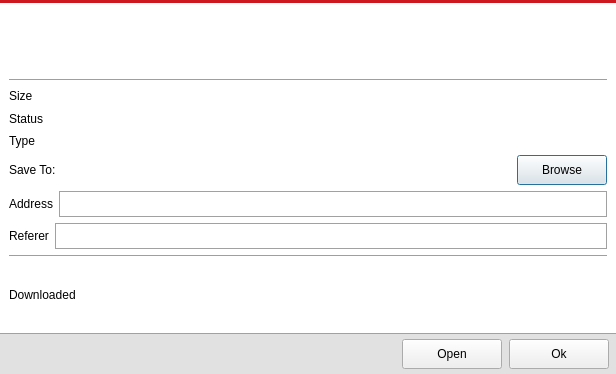
<?xml version="1.0" encoding="UTF-8"?>
<ui version="4.0">
 <class>PropertyDialog</class>
 <widget class="QDialog" name="PropertyDialog">
  <property name="geometry">
   <rect>
    <x>0</x>
    <y>0</y>
    <width>616</width>
    <height>374</height>
   </rect>
  </property>
  <property name="windowTitle">
   <string>Dialog</string>
  </property>
  <property name="windowIcon">
   <iconset resource="icons.qrc">
    <normaloff>:/app_icon/icon/app_icon.png</normaloff>:/app_icon/icon/app_icon.png</iconset>
  </property>
  <property name="styleSheet">
   <string notr="true">QDialog#PropertyDialog {
	background: #e1e1e1;
	border-top: 3px solid #cc181e;
}

</string>
  </property>
  <layout class="QVBoxLayout" name="verticalLayout_5">
   <property name="spacing">
    <number>0</number>
   </property>
   <property name="leftMargin">
    <number>0</number>
   </property>
   <property name="topMargin">
    <number>3</number>
   </property>
   <property name="rightMargin">
    <number>0</number>
   </property>
   <property name="bottomMargin">
    <number>0</number>
   </property>
   <item>
    <widget class="QWidget" name="widget" native="true">
     <property name="styleSheet">
      <string notr="true">QWidget#widget {
	background: white; 
	border-bottom: 1px solid #a1a1a1;
}</string>
     </property>
     <layout class="QVBoxLayout" name="verticalLayout_4">
      <item>
       <layout class="QHBoxLayout" name="horizontalLayout_7">
        <item>
         <widget class="QLabel" name="file_icon">
          <property name="minimumSize">
           <size>
            <width>50</width>
            <height>50</height>
           </size>
          </property>
          <property name="text">
           <string/>
          </property>
         </widget>
        </item>
        <item>
         <widget class="QLabel" name="lbl_filename">
          <property name="font">
           <font>
            <family>Segoe UI</family>
           </font>
          </property>
          <property name="text">
           <string/>
          </property>
         </widget>
        </item>
        <item>
         <spacer name="horizontalSpacer_5">
          <property name="orientation">
           <enum>Qt::Horizontal</enum>
          </property>
          <property name="sizeHint" stdset="0">
           <size>
            <width>40</width>
            <height>20</height>
           </size>
          </property>
         </spacer>
        </item>
       </layout>
      </item>
      <item>
       <widget class="QFrame" name="frame">
        <property name="styleSheet">
         <string notr="true"/>
        </property>
        <property name="frameShape">
         <enum>QFrame::HLine</enum>
        </property>
        <property name="frameShadow">
         <enum>QFrame::Sunken</enum>
        </property>
       </widget>
      </item>
      <item>
       <layout class="QHBoxLayout" name="horizontalLayout">
        <item>
         <layout class="QVBoxLayout" name="verticalLayout">
          <item>
           <widget class="QLabel" name="label_3">
            <property name="font">
             <font>
              <family>Segoe UI</family>
             </font>
            </property>
            <property name="text">
             <string>Size</string>
            </property>
           </widget>
          </item>
          <item>
           <widget class="QLabel" name="label_2">
            <property name="font">
             <font>
              <family>Segoe UI</family>
             </font>
            </property>
            <property name="text">
             <string>Status</string>
            </property>
           </widget>
          </item>
          <item>
           <widget class="QLabel" name="label">
            <property name="font">
             <font>
              <family>Segoe UI</family>
             </font>
            </property>
            <property name="text">
             <string>Type</string>
            </property>
           </widget>
          </item>
         </layout>
        </item>
        <item>
         <layout class="QVBoxLayout" name="verticalLayout_2">
          <item>
           <widget class="QLabel" name="lbl_size">
            <property name="font">
             <font>
              <family>Segoe UI</family>
             </font>
            </property>
            <property name="text">
             <string/>
            </property>
           </widget>
          </item>
          <item>
           <widget class="QLabel" name="lbl_type">
            <property name="font">
             <font>
              <family>Segoe UI</family>
             </font>
            </property>
            <property name="text">
             <string/>
            </property>
           </widget>
          </item>
          <item>
           <widget class="QLabel" name="lbl_status">
            <property name="font">
             <font>
              <family>Segoe UI</family>
             </font>
            </property>
            <property name="text">
             <string/>
            </property>
           </widget>
          </item>
         </layout>
        </item>
        <item>
         <spacer name="horizontalSpacer">
          <property name="orientation">
           <enum>Qt::Horizontal</enum>
          </property>
          <property name="sizeHint" stdset="0">
           <size>
            <width>40</width>
            <height>20</height>
           </size>
          </property>
         </spacer>
        </item>
       </layout>
      </item>
      <item>
       <layout class="QHBoxLayout" name="horizontalLayout_2">
        <item>
         <widget class="QLabel" name="label_4">
          <property name="font">
           <font>
            <family>Segoe UI</family>
           </font>
          </property>
          <property name="text">
           <string>Save To:</string>
          </property>
         </widget>
        </item>
        <item>
         <widget class="QLabel" name="lbl_filepath">
          <property name="font">
           <font>
            <family>Segoe UI</family>
           </font>
          </property>
          <property name="text">
           <string/>
          </property>
         </widget>
        </item>
        <item>
         <spacer name="horizontalSpacer_2">
          <property name="orientation">
           <enum>Qt::Horizontal</enum>
          </property>
          <property name="sizeHint" stdset="0">
           <size>
            <width>40</width>
            <height>20</height>
           </size>
          </property>
         </spacer>
        </item>
        <item>
         <widget class="QPushButton" name="pushButton">
          <property name="font">
           <font>
            <family>Segoe UI</family>
           </font>
          </property>
          <property name="styleSheet">
           <string notr="true">padding: 7px 14px; width: 60px;</string>
          </property>
          <property name="text">
           <string>Browse</string>
          </property>
         </widget>
        </item>
       </layout>
      </item>
      <item>
       <layout class="QVBoxLayout" name="verticalLayout_3">
        <item>
         <layout class="QHBoxLayout" name="horizontalLayout_3">
          <item>
           <widget class="QLabel" name="label_6">
            <property name="font">
             <font>
              <family>Segoe UI</family>
             </font>
            </property>
            <property name="text">
             <string>Address</string>
            </property>
           </widget>
          </item>
          <item>
           <widget class="QLineEdit" name="current_url">
            <property name="font">
             <font>
              <family>Segoe UI</family>
             </font>
            </property>
            <property name="styleSheet">
             <string notr="true">border: 1px solid #a1a1a1; padding: 4px; </string>
            </property>
            <property name="readOnly">
             <bool>true</bool>
            </property>
           </widget>
          </item>
         </layout>
        </item>
        <item>
         <layout class="QHBoxLayout" name="horizontalLayout_4">
          <item>
           <widget class="QLabel" name="label_7">
            <property name="font">
             <font>
              <family>Segoe UI</family>
             </font>
            </property>
            <property name="text">
             <string>Referer</string>
            </property>
           </widget>
          </item>
          <item>
           <widget class="QLineEdit" name="url">
            <property name="font">
             <font>
              <family>Segoe UI</family>
             </font>
            </property>
            <property name="styleSheet">
             <string notr="true">border: 1px solid #a1a1a1; padding: 4px; </string>
            </property>
            <property name="readOnly">
             <bool>true</bool>
            </property>
           </widget>
          </item>
         </layout>
        </item>
       </layout>
      </item>
      <item>
       <widget class="QFrame" name="frame_2">
        <property name="styleSheet">
         <string notr="true"/>
        </property>
        <property name="frameShape">
         <enum>QFrame::HLine</enum>
        </property>
        <property name="frameShadow">
         <enum>QFrame::Sunken</enum>
        </property>
       </widget>
      </item>
      <item>
       <layout class="QHBoxLayout" name="horizontalLayout_5">
        <item>
         <widget class="QLabel" name="label_8">
          <property name="font">
           <font>
            <family>Segoe UI</family>
           </font>
          </property>
          <property name="text">
           <string>Downloaded </string>
          </property>
         </widget>
        </item>
        <item>
         <widget class="QLabel" name="lbl_cdatetime">
          <property name="font">
           <font>
            <family>Segoe UI</family>
           </font>
          </property>
          <property name="text">
           <string/>
          </property>
         </widget>
        </item>
        <item>
         <spacer name="horizontalSpacer_4">
          <property name="orientation">
           <enum>Qt::Horizontal</enum>
          </property>
          <property name="sizeHint" stdset="0">
           <size>
            <width>40</width>
            <height>20</height>
           </size>
          </property>
         </spacer>
        </item>
       </layout>
      </item>
     </layout>
    </widget>
   </item>
   <item>
    <layout class="QHBoxLayout" name="horizontalLayout_6">
     <property name="spacing">
      <number>7</number>
     </property>
     <property name="leftMargin">
      <number>5</number>
     </property>
     <property name="topMargin">
      <number>5</number>
     </property>
     <property name="rightMargin">
      <number>7</number>
     </property>
     <property name="bottomMargin">
      <number>5</number>
     </property>
     <item>
      <spacer name="horizontalSpacer_3">
       <property name="orientation">
        <enum>Qt::Horizontal</enum>
       </property>
       <property name="sizeHint" stdset="0">
        <size>
         <width>40</width>
         <height>20</height>
        </size>
       </property>
      </spacer>
     </item>
     <item>
      <widget class="QPushButton" name="pushButton_2">
       <property name="font">
        <font>
         <family>Segoe UI</family>
        </font>
       </property>
       <property name="styleSheet">
        <string notr="true">padding: 7px 14px;  width: 70px;</string>
       </property>
       <property name="text">
        <string>Open</string>
       </property>
      </widget>
     </item>
     <item>
      <widget class="QPushButton" name="pushButton_3">
       <property name="font">
        <font>
         <family>Segoe UI</family>
        </font>
       </property>
       <property name="styleSheet">
        <string notr="true">padding: 7px 14px;  width: 70px;</string>
       </property>
       <property name="text">
        <string>Ok</string>
       </property>
      </widget>
     </item>
    </layout>
   </item>
  </layout>
 </widget>
 <resources>
  <include location="icons.qrc"/>
 </resources>
 <connections/>
</ui>
